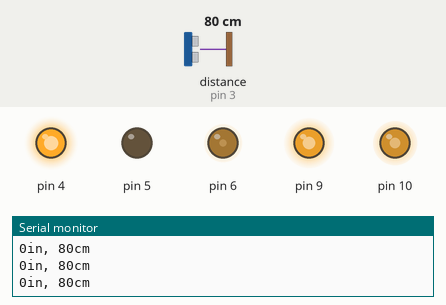
Bench run of a sketch on a simulated Arduino Uno, built with avr-gcc and run on an emulated ATmega328P. Parts: output pins drawn as LEDs (lit = HIGH), the last lines printed to the serial monitor. Wiring (inferred from the names in the program): ultrasonic range finder: trigger pin 3; echo pin 3. The test bench sets the inputs (shaded band); at power-on: distance to the obstacle (sensor on pin 3) 80 cm. The echo pulse lasts 58.3 µs per cm; pins used as bus, display or sensor lines are not drawn.

Above: at 7.7 s.
7.8 s: distance to the obstacle (sensor on pin 3) set to 43 cm
9.3 s: distance to the obstacle (sensor on pin 3) set to 38 cm
At 10.0 s:
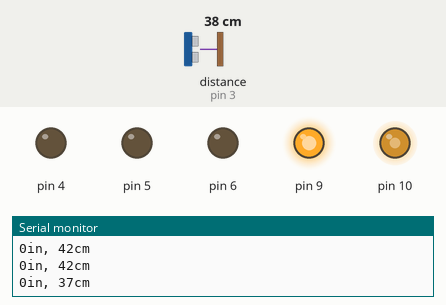
12.3 s: distance to the obstacle (sensor on pin 3) set to 60 cm
At 14.5 s:
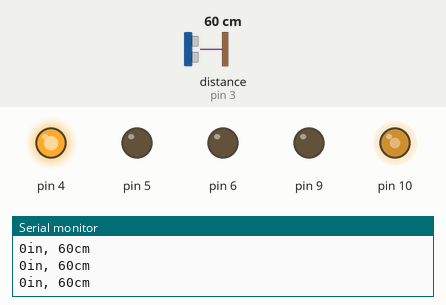
14.8 s: distance to the obstacle (sensor on pin 3) set to 2 cm
At 16.2 s:
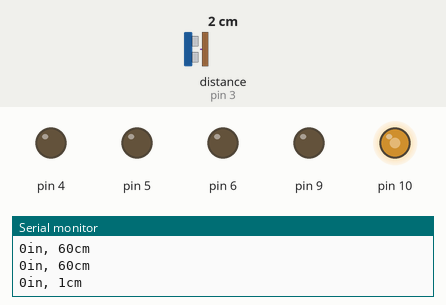
17.8 s: distance to the obstacle (sensor on pin 3) set to 120 cm
At 20.0 s:
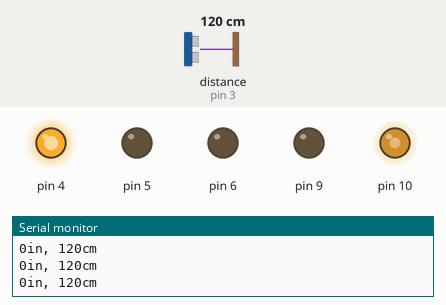
Timing chart, 0 to 21.3 s (numbered marks = the images above; inputs shaded):
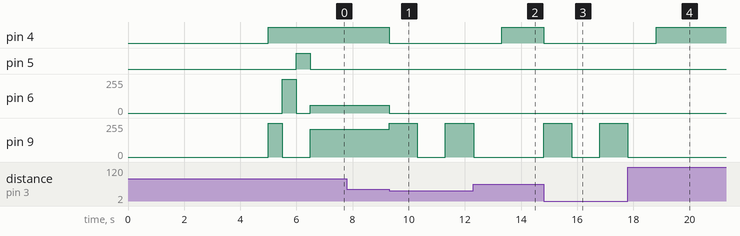

Measured:
- the behaviour switches between 41 and 40 cm on distance to the obstacle (sensor on pin 3) (found by bisection; images 0 and 1)
- after the input at 9.3 s, pin 4: HIGH → LOW at once; pin 6: 58/255 → 0/255 at once; pin 9: 210/255 → 255/255 at once, → 0/255 1.0 s later, → 255/255 1.0 s later
- after the input at 12.3 s, pin 4: LOW → HIGH after 1.0 s; pin 9: goes on until 12.3 s, then stays 0/255
- after the input at 14.8 s, pin 4: HIGH → LOW at once; pin 9: 0/255 → 255/255 at once, → 0/255 1.0 s later, → 255/255 1.0 s later
- after the input at 17.8 s, pin 4: LOW → HIGH after 1.0 s; pin 9: goes on until 17.8 s, then stays 0/255

The sketch:

arduino_spi_control_ino.ino
```cpp
// inslude the SPI library:
#include <SPI.h>

char buf[4];
volatile byte pos;
volatile boolean process_it;

//char val[4];
int pwmval= 0;
int pinval= 0;

const int pingPin = 3;


void setup(){
  TCCR1B = TCCR1B & 0b11111000 | 0x01;
  SPI.setBitOrder(MSBFIRST);
  SPI.setClockDivider(1000000);
  SPI.setDataMode(0);

  Serial.begin(57600);
  //enable slave mode
  pinMode(9, OUTPUT);
  pinMode(5, OUTPUT);
  pinMode(6, OUTPUT);
  pinMode(MISO,OUTPUT);
  pinMode(10, OUTPUT);
  pinMode(11, OUTPUT);
  pinMode(4, OUTPUT);
  SPCR |= _BV(SPE);

  //initialize buffer
  pos = 0;

  analogWrite(10, 148);
  analogWrite(11, 176);
  delay(5000);
  digitalWrite(4, HIGH);
  analogWrite(9, 255);
  delay(500);
  analogWrite(9, 0);
  analogWrite(6, 255);
  delay(500);
  analogWrite(6, 0);
  analogWrite(5, 255);
  delay(500);
  analogWrite(5, 0);
  analogWrite(6, 58);
  analogWrite(9, 210);

  SPI.attachInterrupt();
  Serial.println("SPI Testing");

}

ISR(SPI_STC_vect)
{
  byte c = SPDR;
  if(pos<sizeof buf)
  {
    buf[pos++]=c;
    //Serial.print(c, HEX);
  }
  //echo incoming byte back out
  SPDR = c;
  //  pinval = 0;
}

void loop(){
  SPDR=0;
  pwmval=0;
  pinval=0;
  //  analogWrite(10, 148);
  //  analogWrite(11, 176);
  //  val[4]="000";

  if(pos==4){
    pinval += buf[1] * 100;
    pinval += buf[2] * 10;
    pinval += buf[3];


    if(buf[0] == 0) {
      Serial.print("STOP");
      //  Serial.print(String(buf[1]));
      Serial.println(pinval);
      analogWrite(10, 148);
      analogWrite(11, 176);
    }

    if(buf[0] == 2) {
      Serial.print("X");
      //  Serial.print(String(buf[1]));
      Serial.println(pinval);
      analogWrite(10, pinval);
    }

    else if(buf[0] ==1){
      Serial.print("Y");
      //  Serial.print(String(buf[1]));
      Serial.println(pinval);
      analogWrite(11, pinval);
    }
    else if(buf[0] == 3){
      Serial.print("A");
      Serial.print(pinval);
      analogWrite(9, pinval);
    }
    else if(buf[0] == 4){
      Serial.print("X");
      Serial.print(pinval);
      analogWrite(5, pinval);
    }
    else if(buf[0] == 5){
      Serial.print("B");
      Serial.print(pinval);
      analogWrite(6, pinval);
    }
    else if(buf[0] == 6){
      Serial.print("Off");
      Serial.print(pinval);
      analogWrite(9, 0);
      analogWrite(5, 0);
      analogWrite(6, 0);
    }
    else {
      analogWrite(10, 148);
      analogWrite(11, 176);
    }
    //    for(int i=0;i<4;i++){
    //      xval += buf[
    //      if (buf[i] == 1) {
    //        analogWrite(10, xval);
    //      Serial.print(buf[i],HEX);
    //      Serial.print(" ");
    Serial.println();
    pos=0;
  }
  // establish variables for duration of the ping,
  // and the distance result in inches and centimeters:
  long duration, inches, cm;

  // The PING))) is triggered by a HIGH pulse of 2 or more microseconds.
  // Give a short LOW pulse beforehand to ensure a clean HIGH pulse:
  pinMode(pingPin, OUTPUT);
  digitalWrite(pingPin, LOW);
  delayMicroseconds(2);
  digitalWrite(pingPin, HIGH);
  delayMicroseconds(5);
  digitalWrite(pingPin, LOW);

  // The same pin is used to read the signal from the PING))): a HIGH
  // pulse whose duration is the time (in microseconds) from the sending
  // of the ping to the reception of its echo off of an object.
  pinMode(pingPin, INPUT);
  duration = pulseIn(pingPin, HIGH);

  // convert the time into a distance
  cm = microsecondsToCentimeters(duration);

  Serial.print(inches);
  Serial.print("in, ");
  Serial.print(cm);
  Serial.print("cm");
  Serial.println();
  if(cm < 40){
    analogWrite(10, 148);
    analogWrite(11, 176);
    digitalWrite(4, LOW);
    analogWrite(5,0);
    analogWrite(6,0);
    analogWrite(9,255);
    delay(1000);
    analogWrite(9,0);
    analogWrite(11, 166);
    delay(1000);
    analogWrite(11,176);
  }
  else{
    digitalWrite(4, HIGH);
  }
  //  delay(1);

}

long microsecondsToCentimeters(long microseconds)
{
  // The speed of sound is 340 m/s or 29 microseconds per centimeter.
  // The ping travels out and back, so to find the distance of the
  // object we take half of the distance travelled.
  return microseconds / 29 / 2;
}
```
